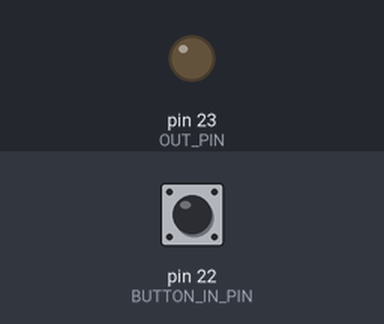
Bench run of a sketch on a simulated Arduino Mega 2560, built with avr-gcc and run on an emulated ATmega2560. Parts: output pins drawn as LEDs (lit = HIGH). The test bench sets the inputs (shaded band); at power-on: pin 22 (BUTTON_IN_PIN) HIGH.

Above: at 1.2 s.
1.3 s: pin 22 (BUTTON_IN_PIN) pulled LOW for 0.15 s
At 1.8 s:
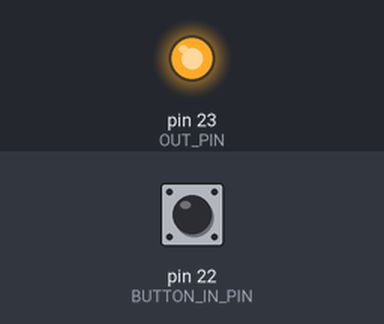
2.9 s: pin 22 (BUTTON_IN_PIN) pulled LOW for 1 s
At 4.3 s:
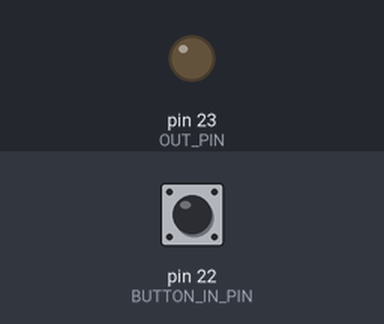
5.4 s: pin 22 (BUTTON_IN_PIN) pulled LOW for 3.2 s
At 6.3 s:
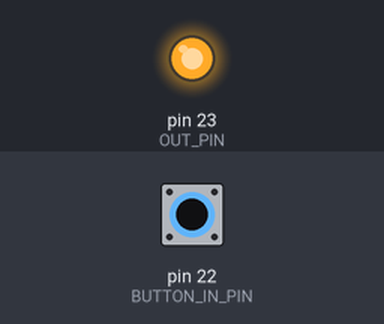
Timing chart, 0 to 8.4 s (numbered marks = the images above; inputs shaded):
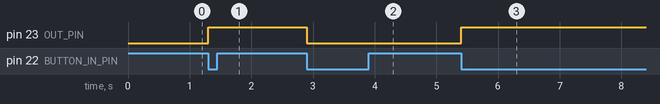

The sketch:

sketch_oct9a.ino
```cpp
// wired so that pressing the button connects the pin to GND
#define BUTTON_IN_PIN 22
#define OUT_PIN 23

unsigned long last_button_press_ms = 0;

bool last_button_state = false;
bool toggle_status = false;

void setup() {
  pinMode(BUTTON_IN_PIN, INPUT_PULLUP);
  pinMode(OUT_PIN, OUTPUT);
  digitalWrite(OUT_PIN, toggle_status);
}


void loop() {

  unsigned long now = millis();
  // ! because we expect 0 for pressed and 1 for not pressed
  bool button_state = !digitalRead(BUTTON_IN_PIN);

  if ((button_state && !last_button_state) && now - last_button_press_ms > 200) {
    toggle_status = !toggle_status;
    last_button_press_ms = now;
    digitalWrite(OUT_PIN, toggle_status);
  }

  last_button_state = button_state;

  // update 50x a second
  delay(20);
}
```

Measured:
- after the input at 1.3 s, pin 23 (OUT_PIN): LOW → HIGH at once
- after the input at 2.9 s, pin 23 (OUT_PIN): HIGH → LOW at once
- after the input at 5.4 s, pin 23 (OUT_PIN): LOW → HIGH at once
